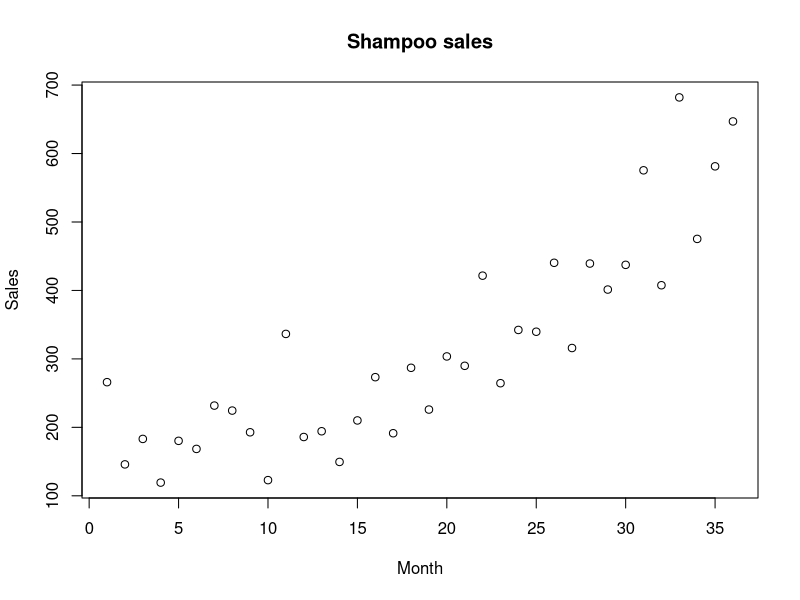
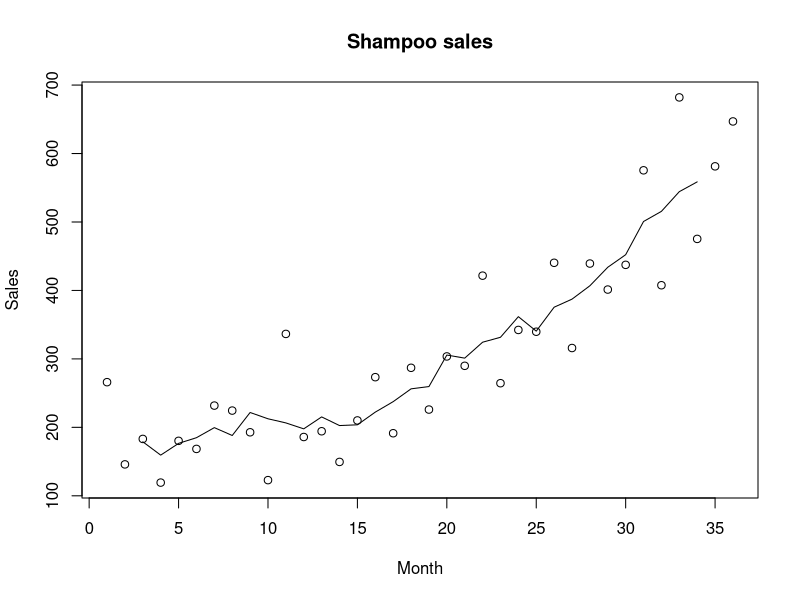
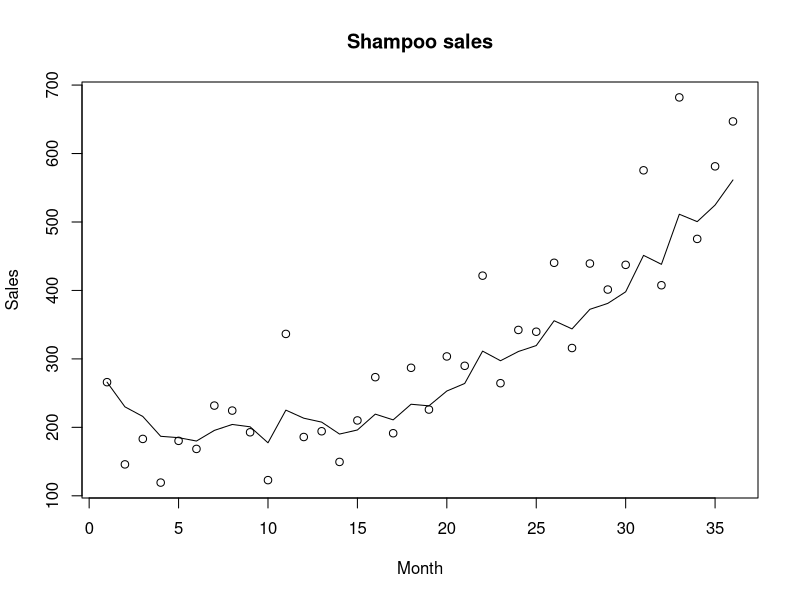
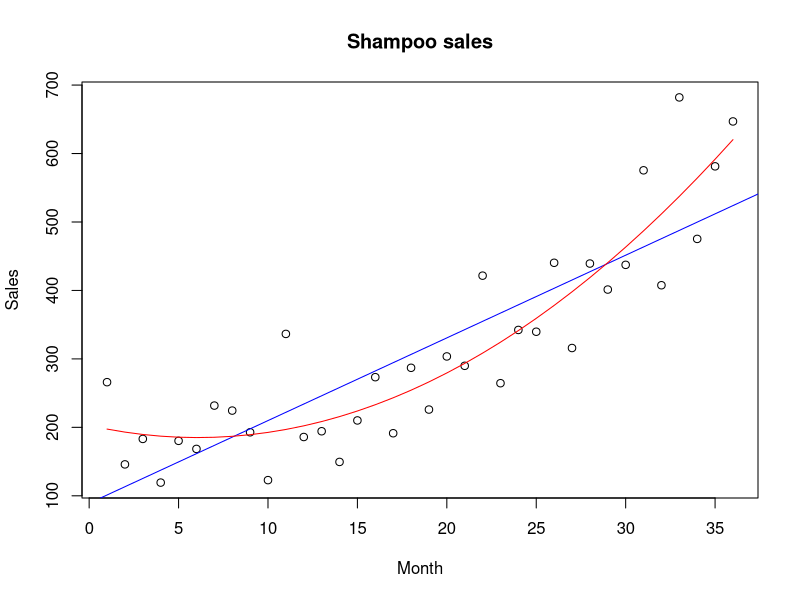
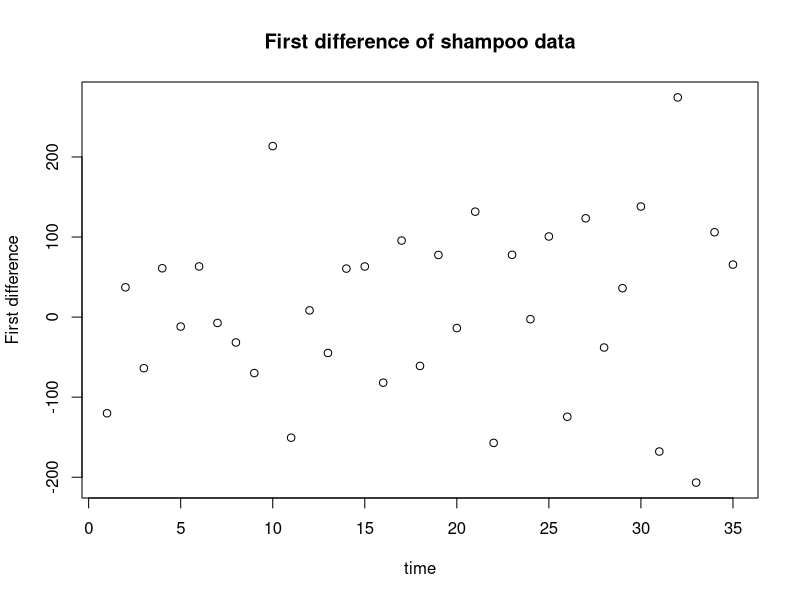
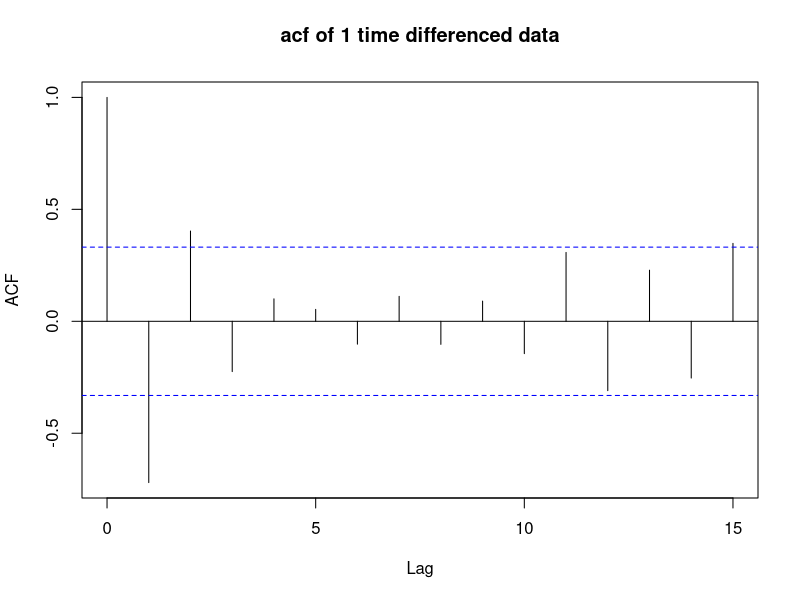
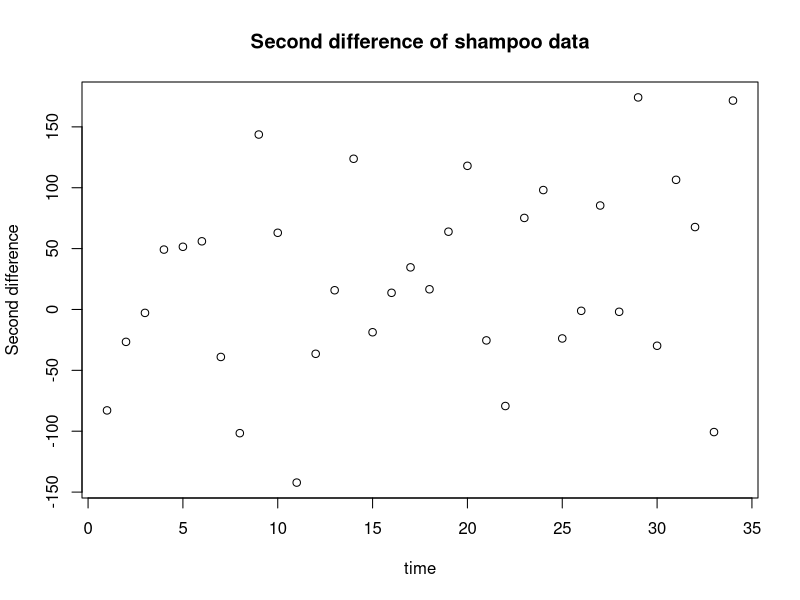
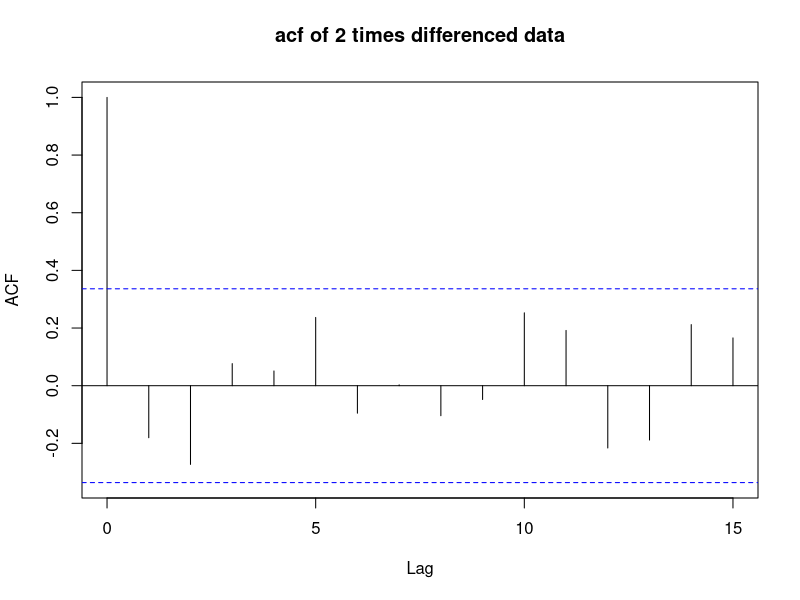

Recreate these plots in R, in order. (Note: this script raises an error after producing the figures.)

##################################
# shampoo sales
##################################

shampoo.data <- read.csv(file="shampoo.csv", header=F) # reading the data file into R
shampoo <-  ts(shampoo.data$V1, start = 1,  frequency = 1) #put the data into a time series format
plot(shampoo.data$V1, main="Shampoo sales", ylab="Sales", xlab="Month")


##################################
# finite moving average filter
##################################

# this function performs moving average (MA) filtering
 ma <- function(data, q){ #data: dataset in time series format and q: the order of the MA filter  
 	n <- length(data)
 	out <- NULL
 	out$ma <- rep(0, length=n-2*q)
 	out$time <- time(data)[(q+1):(n-q)]
 	for(i in 1:length(out$ma)){
 		lis<- i + (-q:q)
  		out$ma[i] <- sum(data[q+lis])/(2*q+1)	
 	}
	out$ma <- c(rep(NA,q),out$ma,rep(NA,q))
	out$time <- c(rep(NA,q),out$time,rep(NA,q))
 	out
 }
##################################
plot(shampoo.data$V1, main="Shampoo sales", ylab="Sales", xlab="Month")
junk <- ma(shampoo, 2) # change q to see its efffect
lines(junk$time, junk$ma, col=1)

##################################
# Exponential smoothing
##################################
 
# this function performs exponential smoothing (ES) 
 es <- function(data, alpha){ #data: dataset in time series format and alpha: the parameter of the smoother
	n <- length(data)
 	out <- NULL
 	out$es <- rep(0, length=n)
 	out$time <- time(data)[1:n]
 	out$es[1] <- data[1]
 	for(i in 2:n){
 		out$es[i] <- (1-alpha)*out$es[i-1] + alpha*data[i]
 	}	
 	out
 }
################################## 

shampoo.data <- read.csv(file="shampoo.csv", header=F)

plot(shampoo.data$V1, main="Shampoo sales", ylab="Sales", xlab="Month")
junk <- es(shampoo, 0.3) #change the parameter alpha to see its effect
lines(junk$time, junk$es, col=1)

############################
# polynomial regrssion
############################
# Here we fit linear and quadratic models to shampoo data

tim <- 1:36 #making the explanatory variable for time.
shampoo.data <- read.csv(file="shampoo.csv", header=F)
model <- lm(shampoo.data$V1~tim) #linear model
plot(shampoo.data$V1, main="Shampoo sales", ylab="Sales", xlab="Month")
abline(model,col="blue")

tim2 <- tim^2
model <- lm(shampoo~tim+tim2) #quadratic model
summary(model)
lines( tim,202.8789-5.8801*tim+0.4854*tim2, col="red")


################
# differencing
################

#the function diff(x,k) performs differencing operator k times in the the dataset x

plot(diff(shampoo.data$V1), main="First difference of shampoo data", xlab="time", ylab="First difference") #first difference: X(t)-X(t-1)

acf(diff(shampoo.data$V1),main="acf of 1 time differenced data")

plot(diff(shampoo.data$V1,2), main="Second difference of shampoo data", xlab="time", ylab="Second difference") #second difference: X(t)-2X(t-1)+X(t-2)

acf(diff(shampoo.data$V1,2),main="acf of 2 times differenced data")


#######################
# Denmark birth data
#######################

junk <- read.table(file="denmark.txt", header=T) #reading Danish birth data into R
birth <- ts(data = junk$birth, start = 1900,  frequency = 12) #making the data into timeseries format
plot(birth, main="Monthly Births in Denmark")
 
plot(decompose(birth,type='multiplicative')) #estimating s(s), m(t) and the residual in X(t)=m(t)*s(t)*noise(t) 
plot(decompose(birth,type='additive')) #estimating s(s), m(t) and the residual in X(t)=m(t)+s(t)+noise(t) 

plot(birth, main="Monthly Births in Denmark")
lines(decompose(birth)$trend,col='red') #estimating the trend 
  
plot(decompose(birth)$season[1:12]) #seasonal effect (this is only for on period, i.e. 12 month) 
plot(decompose(birth)$season) #seasonal effect (all 93 years together)

plot(decompose(birth,type='additive')$random) #plotting residuals, i.e. x(t)-m.hat(t)-s.hat(t)

resid <- as.vector(na.omit(decompose(birth)$random)) 
acf(resid,main="ACF random component") # acf plot for the residuals (notice the seasonality that still remained in the residuals)

kpss.test(resid, null = "Trend") #library(tseries)
?kpss.test

#performing difference sign test
n <- length(resid)
S <- sum(diff(resid)>0) # counting the number of r(i)>r(i-1)
mu <- (n-1)/2
sigma2 <- (n+1)/2
Z <- abs((S-mu)/sqrt(sigma2))
1-pnorm(Z) #p-value
# Notice that for birth data we fail to reject the null hypothesis H0:data is random, because of the strong
# seasonal component. See the slides.
